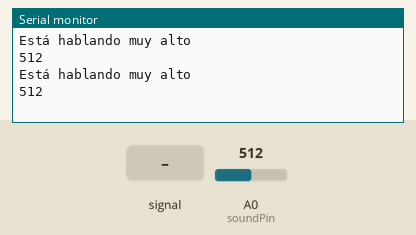
Bench run of a sketch on a simulated Arduino Uno, built with avr-gcc and run on an emulated ATmega328P. Shown: the last lines printed to the serial monitor. The inputs (shaded band) are chosen by the test bench; at power-on: A0 (soundPin) = 512.

Above: at 2.8 s.
2.9 s: A0 (soundPin) fed a 200 Hz sine of ±81 counts around its level
At 3.4 s:
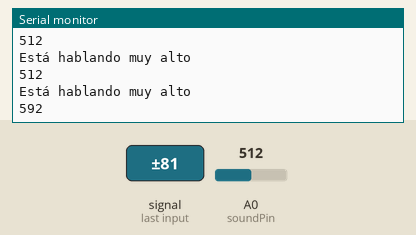
4.4 s: A0 (soundPin) set to 330
At 5.7 s:
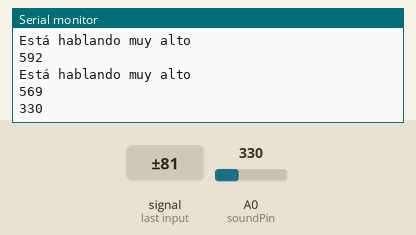
5.9 s: A0 (soundPin) fed a 1000 Hz sine of ±255 counts around its level
At 6.8 s:
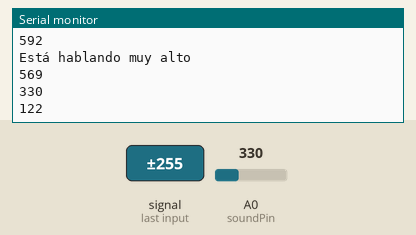
7.4 s: A0 (soundPin) set to 350
At 8.5 s:
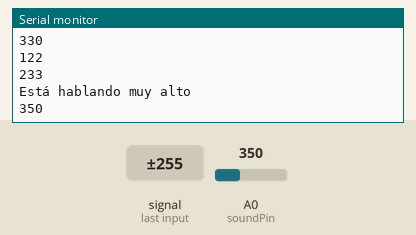
Timing chart, 0 to 9.9 s (numbered marks = the images above; inputs shaded):
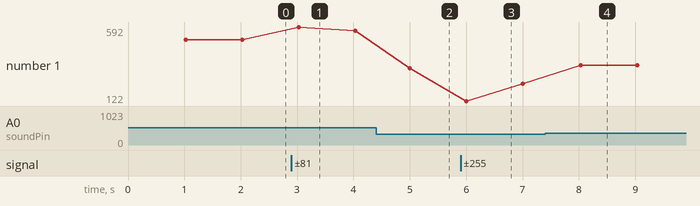

The sketch:

Sensor_Max9812_sonido.ino
```cpp
int soundPin = A0;

void setup(){
  Serial.begin(9600);
}

void loop(){
  delay(1000);
  int value = analogRead(soundPin);

  // Parte gráfica
  /*Serial.print(320);
  Serial.print(" ");
  Serial.println(value); */

  // Cuando sobrepasa un límite de ruido
  if (value > 340){
    Serial.println("Está hablando muy alto ");
    Serial.println(value);
  } else {
    Serial.println(value);
    }

}
```

Measured:
- after the input at 2.9 s, the serial monitor: prints a new line after 0.13 s (image 1)
- after the input at 4.4 s, the serial monitor: prints a new line after 0.60 s (image 2)
- after the input at 5.9 s, the serial monitor: prints a new line after 0.10 s (image 3)
- after the input at 7.4 s, the serial monitor: prints a new line after 0.63 s (image 4)
- plotted number 1: 512 → 569 after the input at 2.9 s, 569 → 330 after the input at 4.4 s, 330 → 233 after the input at 5.9 s, 233 → 350 after the input at 7.4 s
